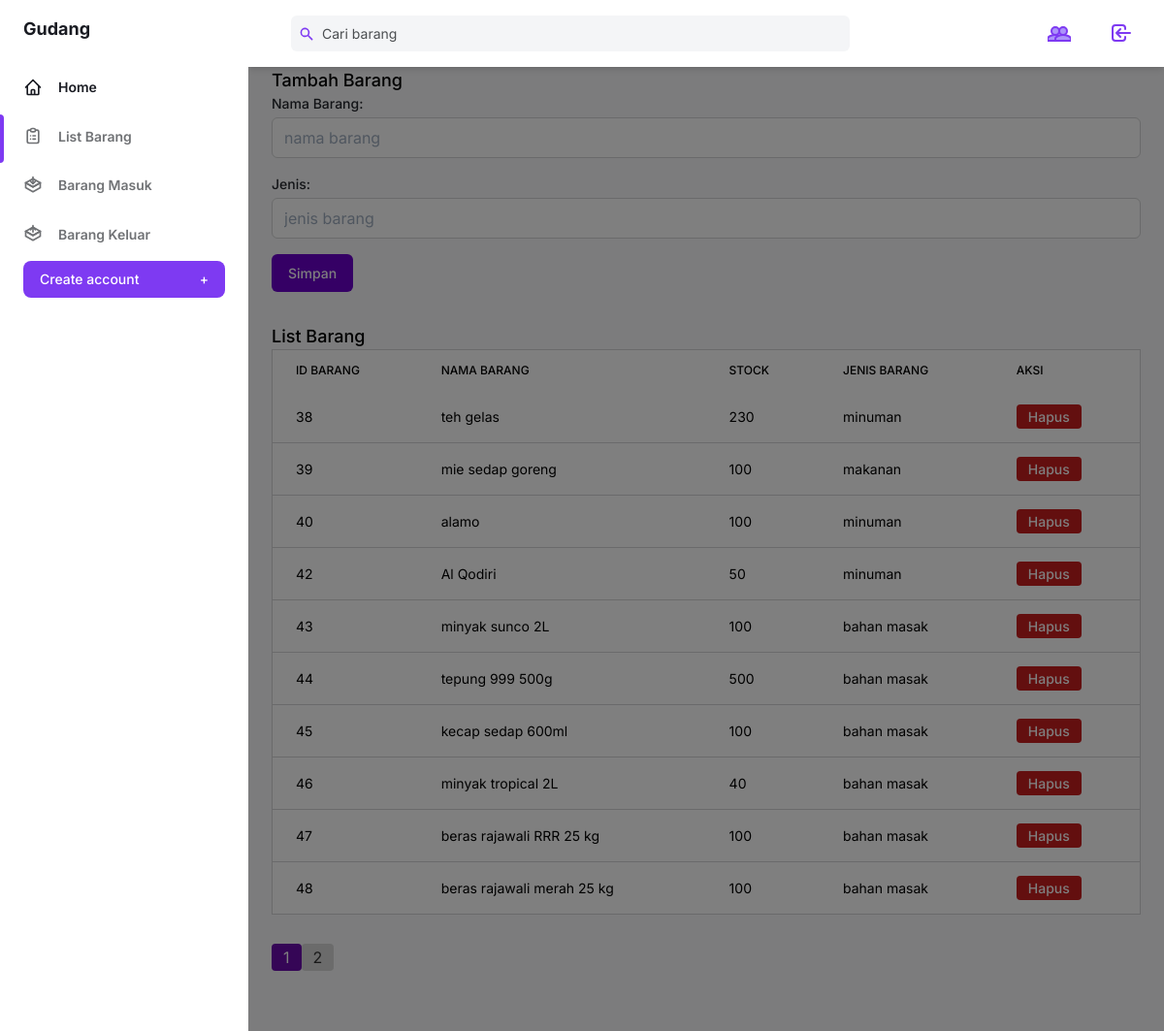
The app's page /tambah_barang.php (signed in) with its own data.
### tables this page shows
CREATE TABLE `barang` (
  `id_barang` int(11) NOT NULL,
  `nama_barang` varchar(255) DEFAULT NULL,
  `stock` int(11) DEFAULT NULL,
  `jenis` varchar(20) NOT NULL
);

### tambah_barang.php (the view, shortened to what this page needs)
<?php
include 'config.php';
$limit = 10;
$page = isset($_GET['page']) ? $_GET['page'] : 1;
$offset = ($page - 1) * $limit;
$query_barang = "SELECT * FROM barang LIMIT $limit OFFSET $offset";
$result_barang = $connect->query($query_barang);
$total_barang = $connect->query("SELECT COUNT(*) AS total FROM barang")->fetch_assoc()['total'];
$total_pages = ceil($total_barang / $limit);
?>
<!DOCTYPE html>
<html :class="{ 'theme-dark': dark }" x-data="data()" lang="en">
  <head>
    <link rel="stylesheet" href="./assets/css/tailwind.output.css" />
    <link
      rel="stylesheet"
      href="https://cdnjs.cloudflare.com/ajax/libs/Chart.js/2.9.3/Chart.min.css"
    />
    <link rel="stylesheet" href="./assets/css/baru.css">
  </head>
  <body>
    <div
      class="flex h-screen bg-gray-50 dark:bg-gray-900"
      :class="{ 'overflow-hidden': isSideMenuOpen }"
    >
      <aside
        class="z-20 hidden w-64 overflow-y-auto bg-white dark:bg-gray-800 md:block flex-shrink-0"
      >
        <div class="py-4 text-gray-500 dark:text-gray-400">
          <a
            class="ml-6 text-lg font-bold text-gray-800 dark:text-gray-200"
            href="#"
          >
            Gudang
          </a>
          <ul class="mt-6">
            <li class="relative px-6 py-3">
              <a
                class="inline-flex items-center w-full text-sm font-semibold text-gray-800 transition-colors duration-150 hover:text-gray-800 dark:hover:text-gray-200 dark:text-gray-100"
                href="index.php"
              >
                <svg
                  class="w-5 h-5"
                  aria-hidden="true"
                  fill="none"
                  stroke-linecap="round"
                  stroke-linejoin="round"
                  stroke-width="2"
                  viewBox="0 0 24 24"
                  stroke="currentColor"
                >
                  <path
                    d="M3 12l2-2m0 0l7-7 7 7M5 10v10a1 1 0 001 1h3m10-11l2 2m-2-2v10a1 1 0 01-1 1h-3m-6 0a1 1 0 001-1v-4a1 1 0 011-1h2a1 1 0 011 1v4a1 1 0 001 1m-6 0h6"
                  ></path>
                </svg>
                <span class="ml-4">Home</span>
              </a>
            </li>
          </ul>
          <ul>
            <li class="relative px-6 py-3">
            <span
                class="absolute inset-y-0 left-0 w-1 bg-purple-600 rounded-tr-lg rounded-br-lg"
                aria-hidden="true"
              ></span>
              <a
                class="inline-flex items-center w-full text-sm font-semibold transition-colors duration-150 hover:text-gray-800 dark:hover:text-gray-200"
                href="tambah_barang.php"
              >
                <span class="ml-4">List Barang</span>
              </a>
            </li>
            <li class="relative px-6 py-3">
              <a
                class="inline-flex items-center w-full text-sm font-semibold transition-colors duration-150 hover:text-gray-800 dark:hover:text-gray-200"
                href="barang_masuk.php"
              >
                <span class="ml-4">Barang Masuk</span>
              </a>
            </li>
            <li class="relative px-6 py-3">
              <a
                class="inline-flex items-center w-full text-sm font-semibold transition-colors duration-150 hover:text-gray-800 dark:hover:text-gray-200"
                href="barang_keluar.php"
              >
                <span class="ml-4">Barang Keluar</span>
              </a>
            </li>
           <?php if ($_SESSION['role_id'] == '1') : ?>
          <div class="px-6 my-5">
            <a href="pages/user_add.php">
            <button
              class="flex items-center justify-between w-full px-4 py-2 text-sm font-medium leading-5 text-white transition-colors duration-150 bg-purple-600 border border-transparent rounded-lg active:bg-purple-600 hover:bg-purple-700 focus:outline-none focus:shadow-outline-purple"
            >
              Create account
              <span class="ml-2" aria-hidden="true">+</span>
            </button>
            </a>
          </div>
          <?php endif; ?>
          </ul>
        </div>
      </aside>
      <div
        x-show="isSideMenuOpen"
        x-transition:enter="transition ease-in-out duration-150"
        x-transition:enter-start="opacity-0"
        x-transition:enter-end="opacity-100"
        x-transition:leave="transition ease-in-out duration-150"
        x-transition:leave-start="opacity-100"
        x-transition:leave-end="opacity-0"
        class="fixed inset-0 z-10 flex items-end bg-black bg-opacity-50 sm:items-center sm:justify-center"
      ></div>
      <div class="flex flex-col flex-1 w-full">
        <header class="z-10 py-4 bg-white shadow-md dark:bg-gray-800">
          <div
            class="container flex items-center justify-between h-full px-6 mx-auto text-purple-600 dark:text-purple-300"
          >
            <div class="flex justify-center flex-1 lg:mr-32">
              <div
                class="relative w-full max-w-xl mr-6 focus-within:text-purple-500"
              >
                <div class="absolute inset-y-0 flex items-center pl-2">
                  <svg
                    class="w-4 h-4"
                    aria-hidden="true"
                    fill="currentColor"
                    viewBox="0 0 20 20"
                  >
                    <path
                      fill-rule="evenodd"
                      d="M8 4a4 4 0 100 8 4 4 0 000-8zM2 8a6 6 0 1110.89 3.476l4.817 4.817a1 1 0 01-1.414 1.414l-4.816-4.816A6 6 0 012 8z"
                      clip-rule="evenodd"
                    ></path>
                  </svg>
                </div>
                <input
                  class="w-full pl-8 pr-2 text-sm text-gray-700 placeholder-gray-600 bg-gray-100 border-0 rounded-md dark:placeholder-gray-500 dark:focus:shadow-outline-gray dark:focus:placeholder-gray-600 dark:bg-gray-700 dark:text-gray-200 focus:placeholder-gray-500 focus:bg-white focus:border-purple-300 focus:outline-none focus:shadow-outline-purple form-input"
                  type="text"
                  placeholder="Cari barang"
                  aria-label="Search"
                  id="cariBarang"
                />
              </div>
            </div>
            <ul class="flex items-center flex-shrink-0 space-x-6">
              <li class="flex">
              <?php if ($_SESSION['role_id'] == '1') : ?>
                <button>
                      <a
                        class="inline-flex items-center w-full px-2 py-1 text-sm font-semibold transition-colors duration-150 rounded-md hover:bg-gray-100 hover:text-gray-800 dark:hover:bg-gray-800 dark:hover:text-gray-200"
                        href="user.php"
                      >
                      </a>
                  </button>
                  <?php endif; ?>
                </li>
              <li class="flex">
                <button>
                      <a
                        class="inline-flex items-center w-full px-2 py-1 text-sm font-semibold transition-colors duration-150 rounded-md hover:bg-gray-100 hover:text-gray-800 dark:hover:bg-gray-800 dark:hover:text-gray-200"
                        href="logout.php"
                      >
                        <svg
                          class="w-6 h-6"
                          aria-hidden="true"
                          fill="none"
                          stroke-linecap="round"
                          stroke-linejoin="round"
                          stroke-width="2"
                          viewBox="0 0 24 24"
                          stroke="currentColor"
                        >
                          <path
                            d="M11 16l-4-4m0 0l4-4m-4 4h14m-5 4v1a3 3 0 01-3 3H6a3 3 0 01-3-3V7a3 3 0 013-3h7a3 3 0 013 3v1"
                          ></path>
                        </svg>
                      </a>
                  </button>
                </li>
            </ul>
          </div>
        </header>
    <main class="h-full pb-16 overflow-y-auto">
          <div class="container px-6 mx-auto grid">
            <div class="container">
        <h1 class="text-lg leading-3 font-medium text-gray-900 dark:text-gray-200">Tambah Barang</h1>
        <form action="tambah_barang.php" method="post" class="mt-5">
            <div class="mb-4">
                <label for="nama_barang" class="block text-sm font-medium text-gray-700 dark:text-gray-200">Nama Barang:</label>
                <input type="text" name="nama_barang" id="nama_barang" class="mt-1 block w-full px-3 py-2 bg-white border border-gray-300 rounded-md shadow-sm dark:border-gray-600 dark:bg-gray-700 focus:border-purple-400 focus:outline-none focus:shadow-outline-purple dark:text-gray-300 dark:focus:shadow-outline-gray sm:text-sm" placeholder="nama barang" required>
            </div>
            <div class="mb-4">
                <label for="jenis" class="block text-sm font-medium text-gray-700 dark:text-gray-200">Jenis:</label>
                <input type="text" name="jenis" id="jenis" class="mt-1 block w-full px-3 py-2 bg-white border border-gray-300 rounded-md shadow-sm dark:border-gray-600 dark:bg-gray-700 focus:border-purple-400 focus:outline-none focus:shadow-outline-purple dark:text-gray-300 dark:focus:shadow-outline-gray sm:text-sm" placeholder="jenis barang" required>
            </div>
            <input type="submit" name="simpan" value="Simpan" class="inline-flex justify-center py-2 px-4 border border-transparent shadow-sm text-sm font-medium rounded-md text-white focus:outline-none focus:ring-2 focus:ring-offset-2 focus:ring-indigo-500" style="background-color: #6A00CC; hover: background-color: #7A00DD;">
        </form>
        <h1 class="text-lg leading-3 font-medium text-gray-900 dark:text-gray-200 mt-8">List Barang</h1>
        <div class="overflow-x-auto">
        <table class="min-w-full w-full bg-white border border-gray-200 dark:bg-gray-800 dark:border-gray-700">
          <thead class="bg-gray-800">
            <tr>
                <th scope="col" class="px-6 py-3 text-left text-xs font-medium text-gray-300 dark:text-gray-200 uppercase tracking-wider">ID Barang</th>
                <th scope="col" class="px-6 py-3 text-left text-xs font-medium text-gray-300 dark:text-gray-200 uppercase tracking-wider">Nama Barang</th>
                <th scope="col" class="px-6 py-3 text-left text-xs font-medium text-gray-300 dark:text-gray-200 uppercase tracking-wider">Stock</th>
                <th scope="col" class="px-6 py-3 text-left text-xs font-medium text-gray-300 dark:text-gray-200 uppercase tracking-wider">Jenis Barang</th>
                <th scope="col" class="px-6 py-3 text-left text-xs font-medium text-gray-300 dark:text-gray-200 uppercase tracking-wider">Aksi</th>
            </tr>
          </thead>
            <tbody class="bg-gray-900 divide-y divide-gray-700">
              <?php
              $result_barang->data_seek(0);
              if ($result_barang->num_rows > 0) {
                while ($row = $result_barang->fetch_assoc()) {
                    echo "<tr class='border-b border-gray-200 hover:bg-gray-100 dark:border-gray-700 dark:hover:bg-gray-600 table-row-hover barang-row'>
                            <td class='px-6 py-4 whitespace-nowrap text-sm text-gray-300 dark:text-gray-200'>" . $row['id_barang'] . "</td>
                            <td class='px-6 py-4 whitespace-nowrap text-sm text-gray-300 dark:text-gray-200 user-barang'>" . $row['nama_barang'] . "</td>
                            <td class='px-6 py-4 whitespace-nowrap text-sm text-gray-300 dark:text-gray-200'>" . $row['stock'] . "</td>
                            <td class='px-6 py-4 whitespace-nowrap text-sm text-gray-300 dark:text-gray-200'>" . $row['jenis'] . "</td>
                            <td class='px-6 py-4 whitespace-nowrap text-right text-sm font-medium'>
                            <a href='barang_hapus.php?id=" . $row["id_barang"] . "' style='background-color: #c81e1e;' class='text-white px-3 py-1 rounded hover:bg-red-700'>Hapus</a>
                            </td>
                          </tr>";
                }
            } else {
                echo "<tr><td colspan='4' class='px-6 py-4 whitespace-nowrap text-sm text-gray-300'>Tidak ada data barang</td></tr>";
            }
            ?>
            </tbody>
        </table>
      </div>
        <nav class="mt-8">
          <ul class="pagination flex">
            <?php for ($i = 1; $i <= $total_pages; $i++) { ?>
                <li class="page-item <?php if ($i == $page) echo 'active'; ?>">
                <a class="page-link px-3 py-1 rounded mx-1 <?php if ($i == $page) echo 'bg-active'; else echo 'bg-inactive'; ?>" href="tambah_barang.php?page=<?= $i; ?>"><?= $i; ?></a>
                </li>
            <?php } ?>
            </ul>
          </nav>
      </div>
    </main>
  </div>
</body>
</html>

### assets/css/baru.css (style rules this page uses)
.bg-active { background-color: #6a0dad; color: white; }
.bg-inactive { background-color: #d7d7d7; color: #333; }

### records on screen
barang: id_barang "38", nama_barang "teh gelas", stock "230", jenis "minuman"
barang: id_barang "39", nama_barang "mie sedap goreng", stock "100", jenis "makanan"
barang: id_barang "40", nama_barang "alamo", stock "100", jenis "minuman"
barang: id_barang "42", nama_barang "Al Qodiri", stock "50", jenis "minuman"
barang: id_barang "43", nama_barang "minyak sunco 2L", stock "100", jenis "bahan masak"
barang: id_barang "44", nama_barang "tepung 999 500g", stock "500", jenis "bahan masak"
barang: id_barang "45", nama_barang "kecap sedap 600ml", stock "100", jenis "bahan masak"
barang: id_barang "46", nama_barang "minyak tropical 2L", stock "40", jenis "bahan masak"
barang: id_barang "47", nama_barang "beras rajawali RRR 25 kg", stock "100", jenis "bahan masak"
barang: id_barang "48", nama_barang "beras rajawali merah 25 kg", stock "100", jenis "bahan masak"
